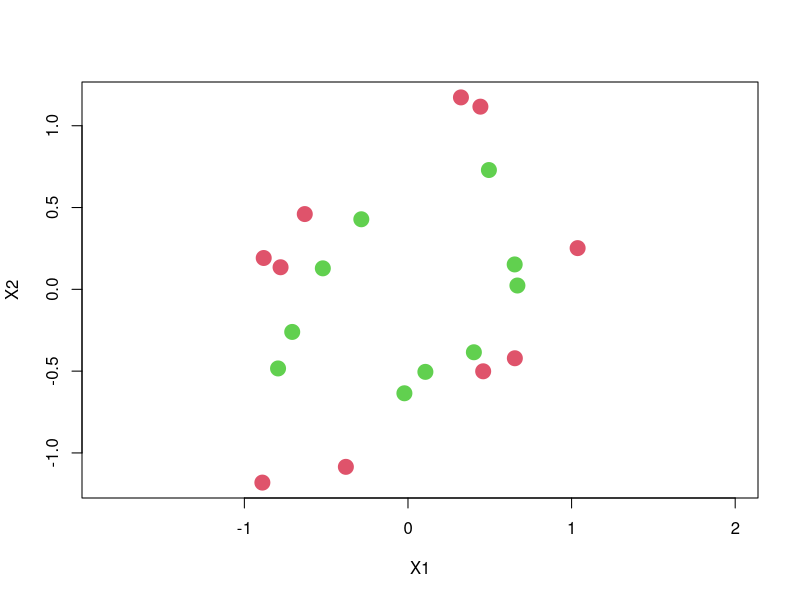
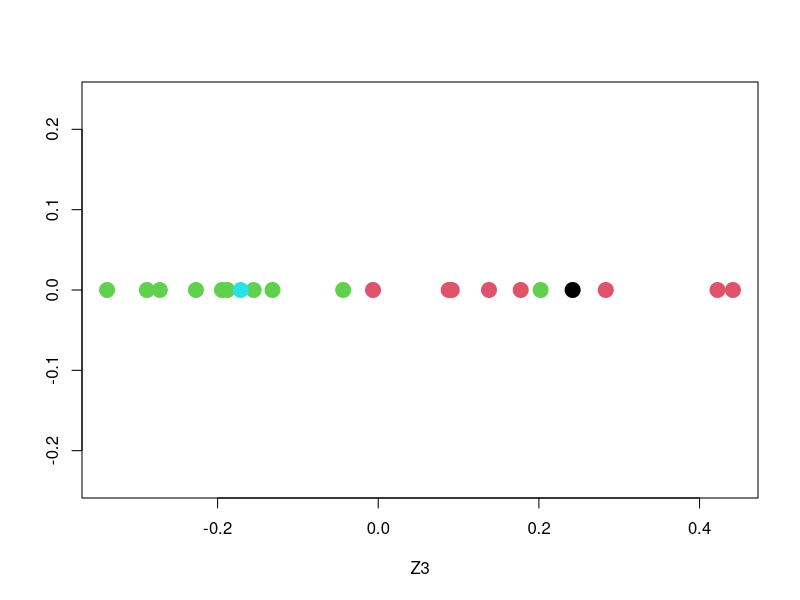

Generate these figures, in order, with R:
# Clear the workspace
rm(list = ls())

#--- generate the data ---#

# Function to generate elliptical data
DGP_ellipse <- function(N = 50, seed = 8312){
  set.seed(seed)
  oval_fun <- function(x, a=1, b=0.5){b * sqrt(1 - (x / a)^2)}
  
  # Generate data for the first oval
  x11 = runif(N, -1, 1)
  x12 = c(oval_fun(x11[1:(.5 * N)]), -oval_fun(x11[(.5 * N + 1):N])) + rnorm(N, 0, 0.05)
  X = cbind(x11, x12)
  
  # Generate data for the second oval
  x21 = runif(N, -1.5, 1.5)
  x22 = c(oval_fun(x21[1:(.5 * N)], a = 1.5, b = 0.75), -oval_fun(x21[(.5 * N + 1):N], a = 1.5, b = 0.75)) + rnorm(N, 0, 0.05)
  X = rbind(X, cbind(x21, x22))
  
  # Rotate the data
  Q = eigen(matrix(c(1, -4, -4, 1), 2, 2))$vectors
  X = X %*% Q
  
  # Create the response variable
  y = c(rep(1, N), rep(0, N))
  d = cbind(y, X)
  
  return(d)
}

# Generate elliptical data with 10 points
N = 10
d = DGP_ellipse(N)
y = d[, 1]
X = d[, -1]

# Visualize the generated data
plot(X, pch = 20, col = y + 2, xlab = "X1", ylab = "X2", asp = 1, cex = 3)

#--- generate the data OVER ---#

#--- tr_te_split ---#

# Randomly sample 20% of the data for testing
id = sample(1:(2 * N), N * 0.2)
X_tr = X[-id, ]
X_te = X[id, ]
y_tr = y[-id]
y_te = y[id]

#--- tr_te_split OVER ---#

# Hard code to find the gram matrix 

# Define a kernel function
kernel_function <- function(x1, x2) {
  result <- (t(x1) %*% x2)^2
  return(result)
}

# Calculate the Gram matrix for the training data set
calculate_gram_matrix <- function(X) {
  n <- nrow(X)
  gram_matrix <- matrix(0, n, n)
  
  for (i in 1:n) {
    for (j in 1:n) {
      gram_matrix[i, j] <- kernel_function(X[i, ], X[j, ])
    }
  }
  
  return(gram_matrix)
}

# Calculate the Gram matrix for the training data set
K = calculate_gram_matrix(X_tr)
N = dim(K)[1]

# Generate the C matrix
C = matrix(1 / N, N, N)
I = diag(1, N)

# Obtains the centralized K* matrix
KC = K - C %*% K - K %*% C + C %*% K %*% C

# Get eigendecomposition of K*
eig = eigen(KC)

# Choose the third eigen vector/PC
PC3_tr = eig$vectors[, 3]
lambda3_tr = eig$values[3]

# Plot the third principal component
plot(PC3_tr, rep(0, N), pch = 20, col = y + 2, xlab = "Z3", ylab = "", asp = 1, cex = 3)

# Test on the testing data

# Create a matrix for new observations
X_new = matrix(0, N, 2)

# Generate the vector of the kernel functions
for (obs in 1:dim(X_te)[2]) {
  for (i in 1:N) {
    X_new[i, obs] = kernel_function(X_tr[i, ], X_te[obs, ])
  }
}

# Calculate the new observations
x_new1 = lambda3_tr^-0.5 * t(PC3_tr) %*% (I - C) %*% (X_new[, 1] - 1 / N * K %*% rep(1, N))
x_new2 = lambda3_tr^-0.5 * t(PC3_tr) %*% (I - C) %*% (X_new[, 2] - 1 / N * K %*% rep(1, N))

# Plot the new observations
points(x_new1, 0, pch = 20, col = 5, cex = 3)
points(x_new2, 0, pch = 20, col = 1, cex = 3)






